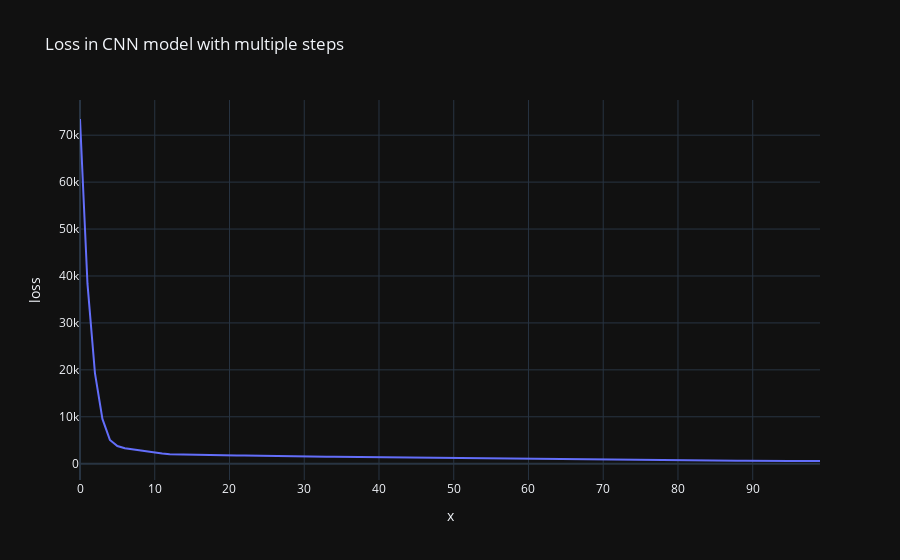

Notebook cell for this chart:
### Code cell
losses_df2 = pd.DataFrame(model2.history.history)
fig = px.line(losses_df2, x = losses_df1.index, y='loss', 
            title='Loss in CNN model with multiple steps')
fig.show()

### Figure 1 — Plotly figure (JSON) as saved in the notebook; plotly's stock layout.template omitted (floating-point values rounded to 4 significant figures)
{"data": [{"hovertemplate": "x=%{x}<br>loss=%{y}<extra></extra>", "legendgroup": "", "line": {"color": "#636efa", "dash": "solid"}, "marker": {"symbol": "circle"}, "mode": "lines", "name": "", "orientation": "v", "showlegend": false, "type": "scatter", "x": [0, 1, 2, 3, 4, 5, 6, 7, 8, 9, 10, 11, 12, 13, 14, 15, 16, 17, 18, 19, 20, 21, 22, 23, 24, 25, 26, 27, 28, 29, 30, 31, 32, 33, 34, 35, 36, 37, 38, 39, 40, 41, 42, 43, 44, 45, 46, 47, 48, 49, 50, 51, 52, 53, 54, 55, 56, 57, 58, 59, 60, 61, 62, 63, 64, 65, 66, 67, 68, 69, 70, 71, 72, 73, 74, 75, 76, 77, 78, 79, 80, 81, 82, 83, 84, 85, 86, 87, 88, 89, 90, 91, 92, 93, 94, 95, 96, 97, 98, 99], "xaxis": "x", "y": [73450.0, 38360.0, 19320.0, 9538.0, 5072.0, 3776.0, 3319.0, 3067.0, 2806.0, 2640.0, 2405.0, 2192.0, 2022.0, 1979.0, 1983.0, 1968.0, 1924.0, 1873.0, 1833.0, 1817.0, 1794.0, 1765.0, 1755.0, 1718.0, 1698.0, 1676.0, 1649.0, 1625.0, 1601.0, 1582.0, 1561.0, 1537.0, 1514.0, 1491.0, 1470.0, 1453.0, 1425.0, 1401.0, 1384.0, 1360.0, 1339.0, 1311.0, 1298.0, 1279.0, 1252.0, 1227.0, 1210.0, 1196.0, 1163.0, 1149.0, 1151.0, 1109.0, 1095.0, 1089.0, 1074.0, 1039.0, 1024.0, 1005.0, 995.6, 984.4, 961.6, 943.8, 921.6, 910.5, 897.2, 878.8, 862.8, 849.2, 837.6, 821.8, 814.5, 799.0, 786.3, 775.2, 763.2, 754.7, 739.8, 729.0, 721.6, 717.0, 706.2, 691.5, 684.5, 673.5, 664.1, 658.7, 648.5, 653.4, 632.3, 658.0, 624.8, 629.0, 631.6, 607.1, 605.7, 591.4, 600.7, 584.9, 595.4, 579.8], "yaxis": "y"}], "layout": {"legend": {"tracegroupgap": 0}, "title": {"text": "Loss in CNN model with multiple steps"}, "xaxis": {"anchor": "y", "domain": [0, 1], "title": {"text": "x"}}, "yaxis": {"anchor": "x", "domain": [0, 1], "title": {"text": "loss"}}}}
